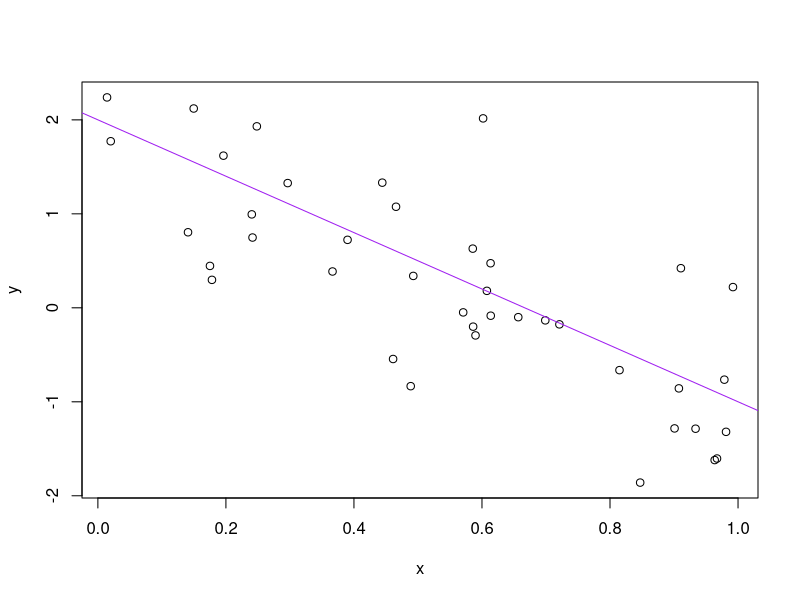

The R source for this figure:
setwd("~/Documents/R course ")
a<-2
b<--3
sig_sq<-0.5
x<-runif(40)
y<-a+b*x+rnorm(40,sd=sqrt(sig_sq))
(avg_x<-mean(x))

write(avg_x,"avg_x.txt")
plot(x,y)
abline(a,b,col="purple")

dev.print(pdf,"toy_line_plot.pdf")
